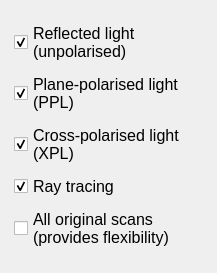
                          <widget class="QWidget" name="scrollAreaWidgetContents_2">
                           <property name="geometry">
                            <rect>
                             <x>0</x>
                             <y>0</y>
                             <width>217</width>
                             <height>273</height>
                            </rect>
                           </property>
                           <layout class="QGridLayout" name="gridLayout_10">
                            <item row="0" column="0">
                             <widget class="QWidget" name="widget_2" native="true">
                              <layout class="QGridLayout" name="gridLayout_11">
                               <property name="leftMargin">
                                <number>3</number>
                               </property>
                               <property name="topMargin">
                                <number>3</number>
                               </property>
                               <property name="rightMargin">
                                <number>3</number>
                               </property>
                               <property name="bottomMargin">
                                <number>3</number>
                               </property>
                               <property name="verticalSpacing">
                                <number>1</number>
                               </property>
                               <item row="2" column="0">
                                <widget class="QCheckBox" name="checkBox_13">
                                 <property name="font">
                                  <font>
                                   <family>Arial</family>
                                   <pointsize>12</pointsize>
                                  </font>
                                 </property>
                                 <property name="text">
                                  <string>Plane-polarised light 
(PPL)</string>
                                 </property>
                                 <property name="checked">
                                  <bool>true</bool>
                                 </property>
                                </widget>
                               </item>
                               <item row="3" column="0">
                                <widget class="QCheckBox" name="checkBox_14">
                                 <property name="font">
                                  <font>
                                   <family>Arial</family>
                                   <pointsize>12</pointsize>
                                  </font>
                                 </property>
                                 <property name="text">
                                  <string>Cross-polarised light 
(XPL)</string>
                                 </property>
                                 <property name="checked">
                                  <bool>true</bool>
                                 </property>
                                </widget>
                               </item>
                               <item row="4" column="0">
                                <widget class="QCheckBox" name="checkBox_12">
                                 <property name="font">
                                  <font>
                                   <family>Arial</family>
                                   <pointsize>12</pointsize>
                                  </font>
                                 </property>
                                 <property name="text">
                                  <string>Ray tracing</string>
                                 </property>
                                 <property name="checked">
                                  <bool>true</bool>
                                 </property>
                                </widget>
                               </item>
                               <item row="1" column="0">
                                <widget class="QCheckBox" name="checkBox_4">
                                 <property name="font">
                                  <font>
                                   <family>Arial</family>
                                   <pointsize>12</pointsize>
                                  </font>
                                 </property>
                                 <property name="text">
                                  <string>Reflected light 
(unpolarised)</string>
                                 </property>
                                 <property name="checked">
                                  <bool>true</bool>
                                 </property>
                                </widget>
                               </item>
                               <item row="5" column="0">
                                <widget class="QCheckBox" name="checkBox_3">
                                 <property name="font">
                                  <font>
                                   <family>Arial</family>
                                   <pointsize>12</pointsize>
                                  </font>
                                 </property>
                                 <property name="text">
                                  <string>All original scans 
(provides flexibility)</string>
                                 </property>
                                </widget>
                               </item>
                              </layout>
                             </widget>
                            </item>
                           </layout>
                          </widget>
